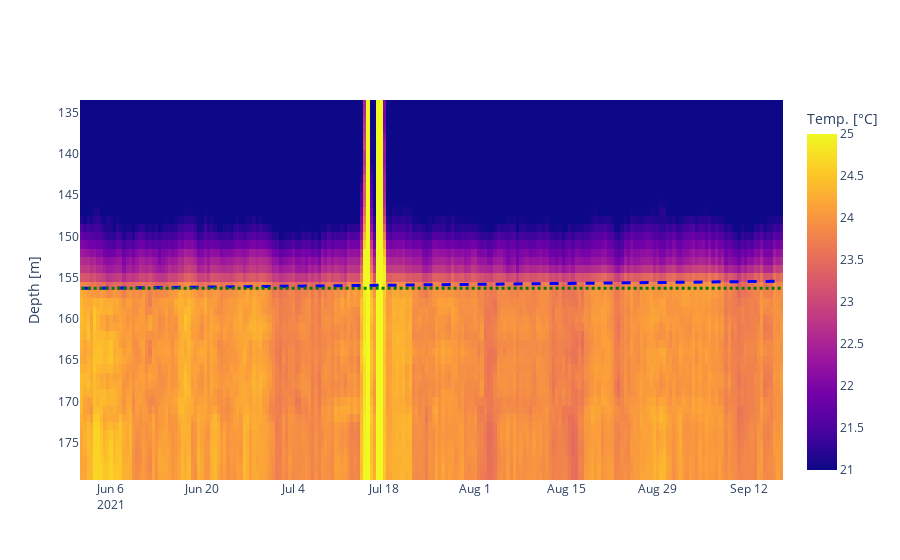

Source (notebook cell):
### Markdown cell above
# water level rise chan 5 - 8

### Code cell
Schacht_7and8_0_down

# Resample data
channel="2"
resample_hours=12
col=Schacht_7and8_0_down.columns[130:180]
resample_data=Schacht_7and8_0_down[col].resample(f"{resample_hours}H").mean()

# so both plots have same shape in thesis
col=resample_data.columns[4:]
resample_data[col]

plot_water_rise(resample_data[col],plot_save=plot_save,linear_curve=[156.3,0.008],data_type="chan58")

### Figure 1 — Plotly figure (JSON) as saved in the notebook; plotly's stock layout.template omitted (floating-point values rounded to 4 significant figures; data arrays with more than 128 entries replaced by an {"elided": "..."} marker saying what was removed)
{"data": [{"colorbar": {"title": {"text": "Temp. [°C]"}}, "name": "Temperature ", "type": "heatmap", "x": {"elided": "216 str values"}, "y": [134, 135, 136, 137, 138, 139, 140, 141, 142, 143, 144, 145, 146, 147, 148, 149, 150, 151, 152, 153, 154, 155, 156, 157, 158, 159, 160, 161, 162, 163, 164, 165, 166, 167, 168, 169, 170, 171, 172, 173, 174, 175, 176, 177, 178, 179], "yaxis": "y", "z": {"elided": "46x216 float values"}, "zmax": 25, "zmin": 21}, {"fillcolor": "blue", "line": {"color": "blue", "dash": "dash", "width": 3}, "name": "line fit", "type": "scatter", "x": {"elided": "216 str values"}, "xaxis": "x", "y": {"elided": "216 float values"}, "yaxis": "y"}, {"fillcolor": "black", "line": {"color": "green", "dash": "dot", "width": 3}, "name": "line horizontal", "type": "scatter", "x": {"elided": "216 str values"}, "xaxis": "x", "y": {"elided": "216 float values"}, "yaxis": "y"}], "layout": {"showlegend": false, "xaxis": {"anchor": "y", "domain": [0, 1]}, "yaxis": {"anchor": "x", "autorange": "reversed", "domain": [0, 1], "title": {"text": "Depth [m]"}}}}
